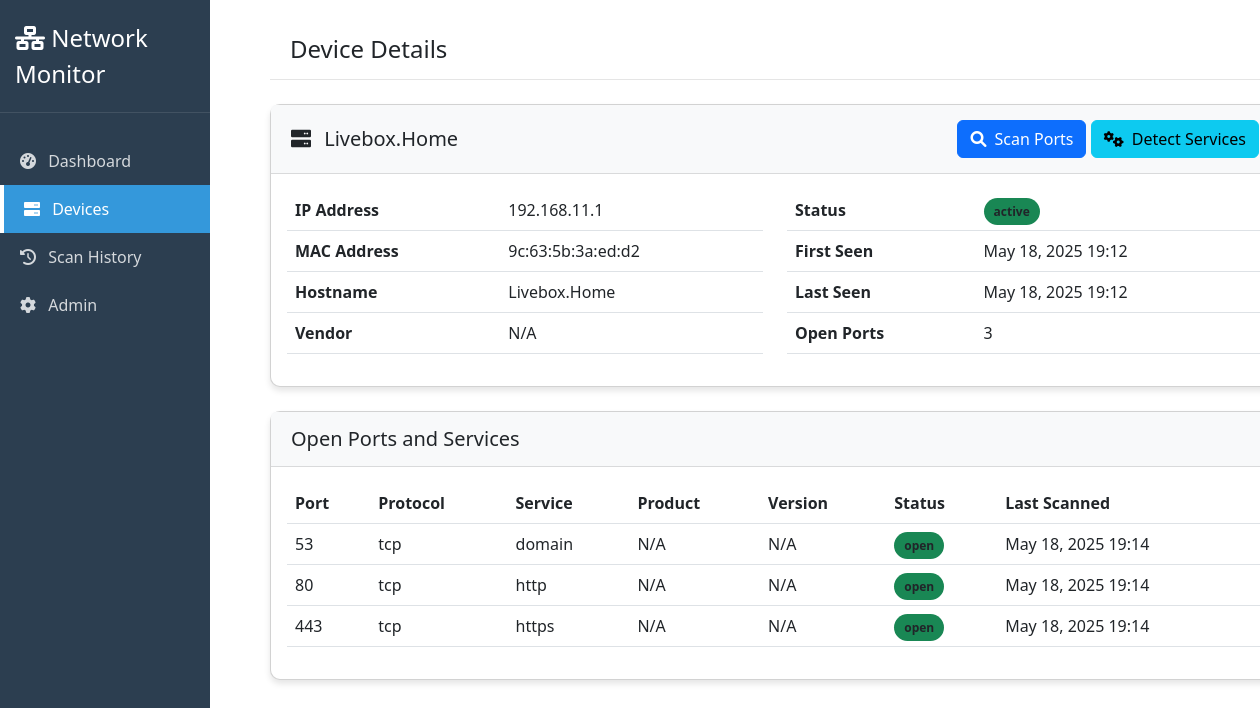
The app's page /devices/1/, older data.
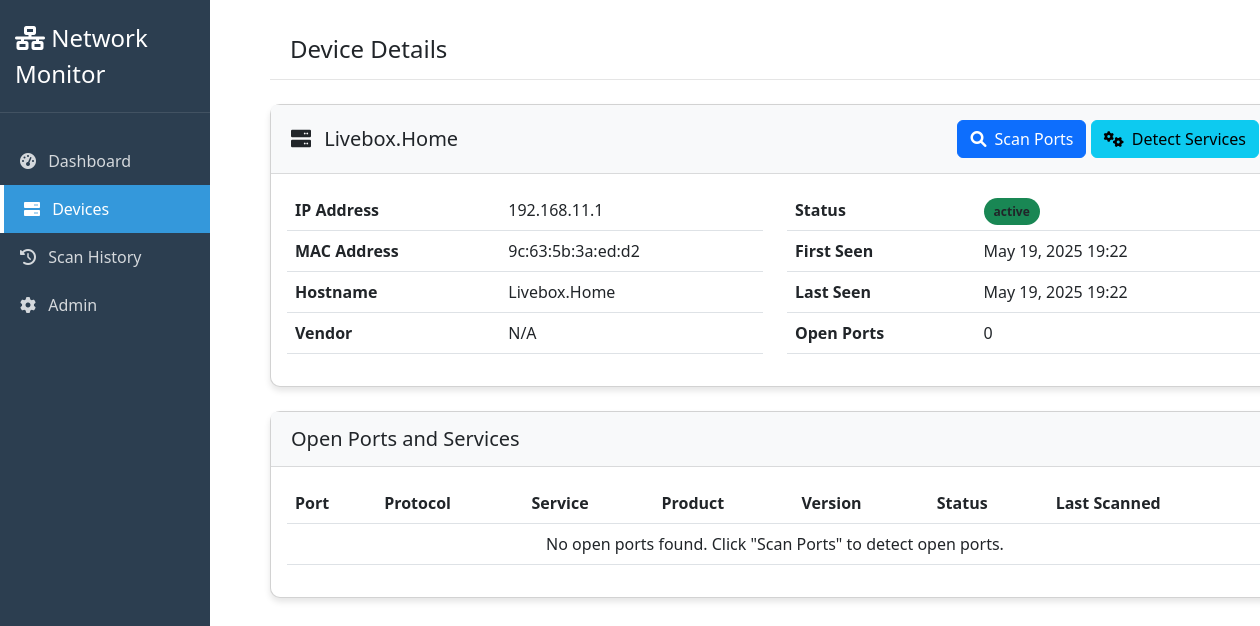
The same page, newer data.
### device_monitor/models.py (models this page shows, shortened)
class Device(models.Model):
    ip_address = models.GenericIPAddressField(unique=True)
    mac_address = models.CharField(max_length=17, blank=True, null=True)
    hostname = models.CharField(max_length=255, blank=True, null=True)
    vendor = models.CharField(max_length=255, blank=True, null=True)
    status = models.CharField(max_length=50, default='active')
    first_seen = models.DateTimeField(default=timezone.now)
    last_seen = models.DateTimeField(default=timezone.now)
    class Meta:
        ordering = ['ip_address']

class Port(models.Model):
    device = models.ForeignKey(Device, on_delete=models.CASCADE, related_name='ports')
    port_number = models.IntegerField()
    protocol = models.CharField(max_length=10, choices=[('tcp', 'TCP'), ('udp', 'UDP')], default='tcp')
    service = models.CharField(max_length=255, blank=True, null=True)
    product = models.CharField(max_length=255, blank=True, null=True)
    version = models.CharField(max_length=255, blank=True, null=True)
    status = models.CharField(max_length=50, default='open')
    last_scanned = models.DateTimeField(default=timezone.now)
    class Meta:
        unique_together = ['device', 'port_number', 'protocol']
        ordering = ['port_number']

### device_monitor/views.py (the view)
# urls.py: path('devices/<int:device_id>/', views.device_detail, name='device_detail'),
def device_detail(request, device_id):
    device = Device.objects.get(id=device_id)
    context = {
        'device': device,
        'ports': device.ports.all()
    }
    return render(request, 'device_monitor/device_detail.html', context)

### templates/device_monitor/device_detail.html (shortened to what this page needs)
{% extends 'base.html' %}
{% block page_title %}Device Details{% endblock %}
{% block content %}
<div class="card mb-4">
  <div class="card-header d-flex justify-content-between align-items-center">
    <h5 class="mb-0">
      <i class="fas fa-server me-2"></i> {{ device.hostname|default:"Unknown Device" }}
    </h5>
    <div>
      <button
        type="button"
        class="btn btn-primary"
        id="scan-ports-btn"
        data-ip="{{ device.ip_address }}"
      >
        <i class="fas fa-search me-1"></i> Scan Ports
      </button>
      <button
        type="button"
        class="btn btn-info"
        id="scan-services-btn"
        data-ip="{{ device.ip_address }}"
      >
        <i class="fas fa-cogs me-1"></i> Detect Services
      </button>
    </div>
  </div>
  <div class="card-body">
    <div class="row">
      <div class="col-md-6">
        <table class="table">
          <tbody>
            <tr>
              <th>IP Address</th>
              <td>{{ device.ip_address }}</td>
            </tr>
            <tr>
              <th>MAC Address</th>
              <td>{{ device.mac_address|default:"N/A" }}</td>
            </tr>
            <tr>
              <th>Hostname</th>
              <td>{{ device.hostname|default:"Unknown" }}</td>
            </tr>
            <tr>
              <th>Vendor</th>
              <td>{{ device.vendor|default:"N/A" }}</td>
            </tr>
          </tbody>
        </table>
      </div>
      <div class="col-md-6">
        <table class="table">
          <tbody>
            <tr>
              <th>Status</th>
              <td>
                <span
                  class="status-badge {% if device.status == 'active' %}bg-success{% else %}bg-secondary{% endif %}"
                >
                  {{ device.status }}
                </span>
              </td>
            </tr>
            <tr>
              <th>First Seen</th>
              <td>{{ device.first_seen|date:"M d, Y H:i" }}</td>
            </tr>
            <tr>
              <th>Last Seen</th>
              <td>{{ device.last_seen|date:"M d, Y H:i" }}</td>
            </tr>
            <tr>
              <th>Open Ports</th>
              <td>{{ ports.count }}</td>
            </tr>
          </tbody>
        </table>
      </div>
    </div>
  </div>
</div>
<div class="card">
  <div class="card-header">
    <h5 class="mb-0">Open Ports and Services</h5>
  </div>
  <div class="card-body">
    <div class="table-responsive">
      <table class="table table-hover">
        <thead>
          <tr>
            <th>Port</th>
            <th>Protocol</th>
            <th>Service</th>
            <th>Product</th>
            <th>Version</th>
            <th>Status</th>
            <th>Last Scanned</th>
          </tr>
        </thead>
        <tbody>
          {% for port in ports %}
          <tr>
            <td>{{ port.port_number }}</td>
            <td>{{ port.protocol }}</td>
            <td>{{ port.service|default:"Unknown" }}</td>
            <td>{{ port.product|default:"N/A" }}</td>
            <td>{{ port.version|default:"N/A" }}</td>
            <td>
              <span
                class="status-badge {% if port.status == 'open' %}bg-success{% else %}bg-secondary{% endif %}"
              >
                {{ port.status }}
              </span>
            </td>
            <td>{{ port.last_scanned|date:"M d, Y H:i" }}</td>
          </tr>
          {% empty %}
          <tr>
            <td colspan="7" class="text-center">
              No open ports found. Click "Scan Ports" to detect open ports.
            </td>
          </tr>
          {% endfor %}
        </tbody>
      </table>
    </div>
  </div>
</div>
{% endblock %}

Row changes from the older to the newer data that the page shows:
removed Port: port_number "53", protocol "tcp", service "domain", product "N/A", version "N/A", status "open", last_scanned "May 18, 2025 19:14"
removed Port: port_number "80", protocol "tcp", service "http", product "N/A", version "N/A", status "open", last_scanned "May 18, 2025 19:14"
removed Port: port_number "443", protocol "tcp", service "https", product "N/A", version "N/A", status "open", last_scanned "May 18, 2025 19:14"
changed Device "Livebox.Home": first_seen "May 18, 2025 19:12" → "May 19, 2025 19:22"; last_seen "May 18, 2025 19:12" → "May 19, 2025 19:22"; count "3" → "0"
Text that changed along with them:
text now shown: "No open ports found. Click \"Scan Ports\" to detect open ports."
